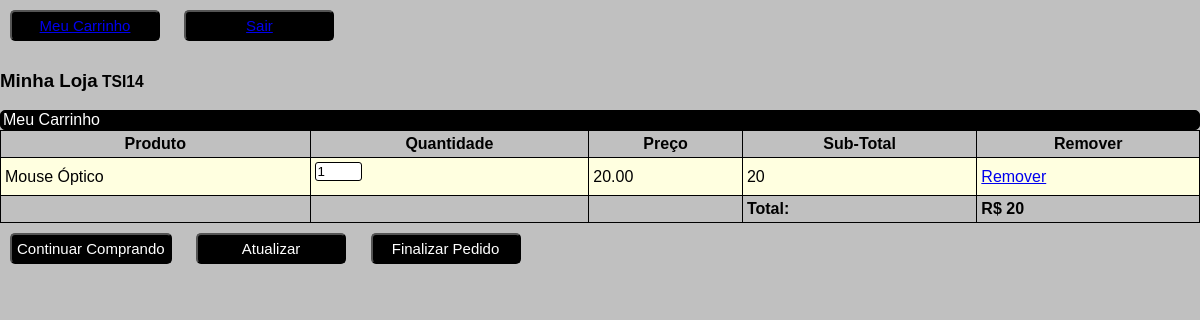
The app's page /carrinho.php?acao=add&id=1 (signed in) with its own data.
### tables this page shows
CREATE TABLE IF NOT EXISTS `produtos` (
  `id` int(11) NOT NULL AUTO_INCREMENT,
  `nome` varchar(150) NOT NULL,
  `detalhes` text,
  `preco` decimal(10,2) NOT NULL DEFAULT '0.00',
  `id_departamento` int(11) NOT NULL,
  PRIMARY KEY (`id`),
  KEY `fk_produtos_departamentos_idx` (`id_departamento`)
);

### carrinho.php (the view, shortened to what this page needs)
<?php
    $totalCompra = 0;
?>
<!DOCTYPE html>
<html lang="pt-BR">
	<head>
    </head>
<body>
	<?php
		if (isset($_GET['acao'])) {
			if ($_GET['acao'] == 'add') {
				$id = intval($_GET['id']);
			}
		}
	?>
          			<button><a href="carrinho.php">Meu Carrinho</a></button>
          			<button><a href="login.php?acao=sair">Sair</a></button>
        		<h3>Minha Loja<small> TSI14 </small></h3>
   	        	<form action='?acao=up' method='post'>
   	              	<table>
			<legend> Meu Carrinho </legend>
				<thead>
					<tr>
						<th>Produto </th>
						<th>Quantidade </th>
						<th>Preço </th>
						<th>Sub-Total </th>
						<th>Remover </th>
					</tr>
				</thead>
				<tbody>
					<?php
						if (count($_SESSION['carrinho']) == 0) {
							echo "<tr><td colspan='2'>Nenhum produto no carrinho</td></tr>";
						} else {
							foreach ($_SESSION['carrinho'] as $id => $qtd) {
								$sql 		= "SELECT * FROM produtos where id = '$id'";
								$result 	= mysql_query($sql);
								$registro 	= mysql_fetch_assoc($result);
								$nome 		= $registro['nome'];
								$preco 		= $registro['preco'];
								$total 		= $registro['preco'] * $qtd;
								$totalCompra    += $total;
								echo '
									<tr>
										<td>'.$nome.'</td>
										<td><input type="text" size="3" name="prod['.$id.']" value="'.$qtd.'"</td>
										<td>'.$preco.'</td>
										<td>'.$total.'</td>
										<td><a href="?acao=del&id='.$id.'">Remover</a></td>
									</tr>
								';
							}
							echo "<tr>
								<td></td>
								<td></td>
								<td></td>
								<td><strong>Total:  </strong></td>
								<td><strong>R$ ".$totalCompra."</strong></td>
								</tr>";
														}
					?>
				</tbody>
   	        	</table>
			<a href='index.php'><button type="button">Continuar Comprando</button></a>
			<button type='submit' id='atualizarCarrinho'>Atualizar</button>
			<a href='check.php'><button type="button">Finalizar Pedido</button></a>
   	       		</form>
</body>
</html>

### css/estilos.css (style rules this page uses)
body { background-color: silver; font-family: "Trebuchet MS", helvetica, sans-serif; margin: 0; }
input, select, textarea { margin-bottom: 10px; border: 1px solid black; border-radius: 3px; }
legend { border: 1px solid black; border-radius: 5px; background-color: black; color: white; }
button { background-color: black; color: white; padding: 5px; border-radius: 5px; margin: 10px; font-size: 15px; min-width: 150px; }
table { border-collapse: collapse; width: 100%; }
th { background-color: silver; }
tr:nth-child(odd) { background-color: lightyellow; }
td, th { border: 1px solid black; padding: 4px; }

### records on screen
produtos: nome "Mouse Óptico", value "1", preco "20.00", preco "20"

### other values on screen
$totalCompra "20"
